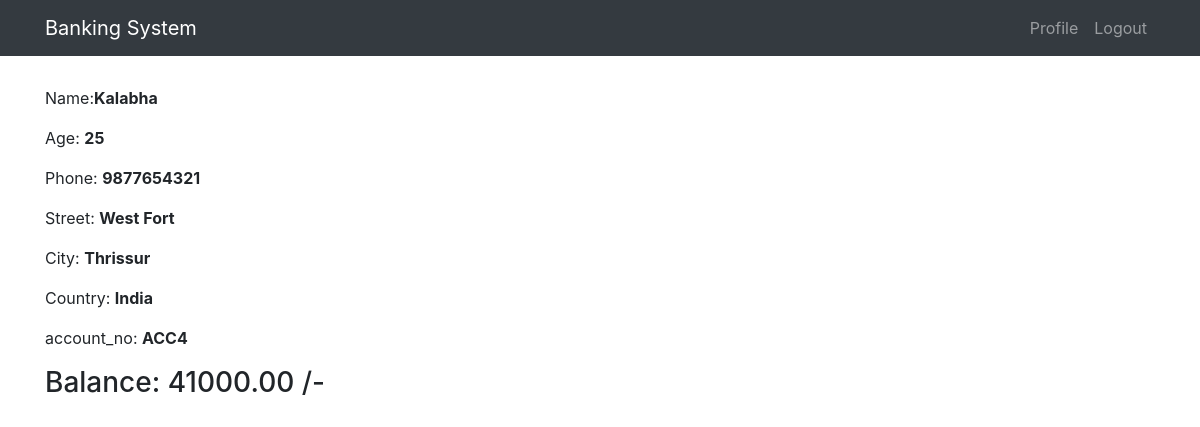
The page /employee/profile/ACC4/ (signed in) on the database its author committed.
### customer/models.py (models this page shows, shortened)
class Customer(models.Model):
    user=models.OneToOneField(User, on_delete=models.CASCADE)
    name=models.CharField(max_length=200,null=True)
    age=models.IntegerField(null=True)
    phone=models.IntegerField(null=True)
    street=models.CharField(max_length=200,null=True)
    city=models.CharField(max_length=200,null=True)
    state=models.CharField(max_length=50,null=True)
    country=models.CharField(max_length=50, default="India")
    pin_code=models.IntegerField(null=True)
    balance=models.DecimalField(max_digits=10,decimal_places=2,verbose_name="Balance")
    account_no=models.CharField(max_length=200,editable=False)

### employee/views.py (the view)
# urls.py: url(r'^profile/(?P<acc>[A-Z0-9]+)/$', views.details, name='details'),
@login_required
@group_required('Employee')
def details(request, acc):
    customer=Customer.objects.filter(account_no=acc)
    context = {
        "data": customer
    }
    return render(request,"profile.html",context)

### customer/templates/profile.html (shortened to what this page needs)
{% extends 'base.html' %}
{% block content %}
    {% for i in data %}
    <p>Name:<b>{{ i.name }}</b>  <br>
    </p>
    <p>Age: <b>{{ i.age }}</b> <br>
    </p><p>Phone:  <b>{{ i.phone }}</b><br>
    </p><p>Street:  <b>{{ i.street }}</b><br>
    </p><p>City:  <b>{{ i.city }}</b><br>
    </p><p>Country:  <b>{{ i.country }}</b><br>
    </p><p>account_no: <b> {{ i.account_no }}</b><br>
    </p>
        <h3>Balance: {{ i.balance }} /-</h3>
    {% endfor %}
{% endblock %}

### rows shown on the page
Customer: name "Kalabha", age "25", phone "9877654321", street "West Fort", city "Thrissur", country "India", account_no "ACC4", balance "41000.00"
